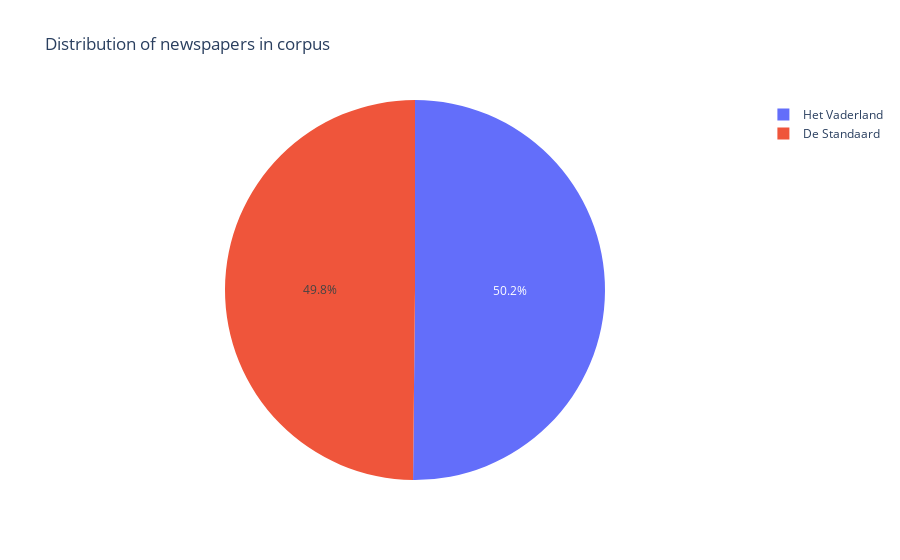

Here is the notebook cell this chart was saved with:
### Markdown cell above
We now have a pretty good visualization of the distribution of newspapers in the corpus. Of course, there are more possibilities when it comes to visualizing the basic information of a corpus. Let's see how we can use Plotly to create a pie chart.

### Code cell
fig = px.pie(df_unique_newspapers,
             values='unique_value',
             names=['De Standaard', 'Het Vaderland'],
             title='Distribution of newspapers in corpus')

fig.show()

### Figure 1 — Plotly figure (JSON) as saved in the notebook; plotly's stock layout.template omitted (floating-point values rounded to 4 significant figures)
{"data": [{"domain": {"x": [0, 1], "y": [0, 1]}, "hovertemplate": "label=%{label}<br>unique_value=%{value}<extra></extra>", "labels": ["De Standaard", "Het Vaderland"], "legendgroup": "", "name": "", "showlegend": true, "type": "pie", "values": [307, 309]}], "layout": {"legend": {"tracegroupgap": 0}, "title": {"text": "Distribution of newspapers in corpus"}}}
